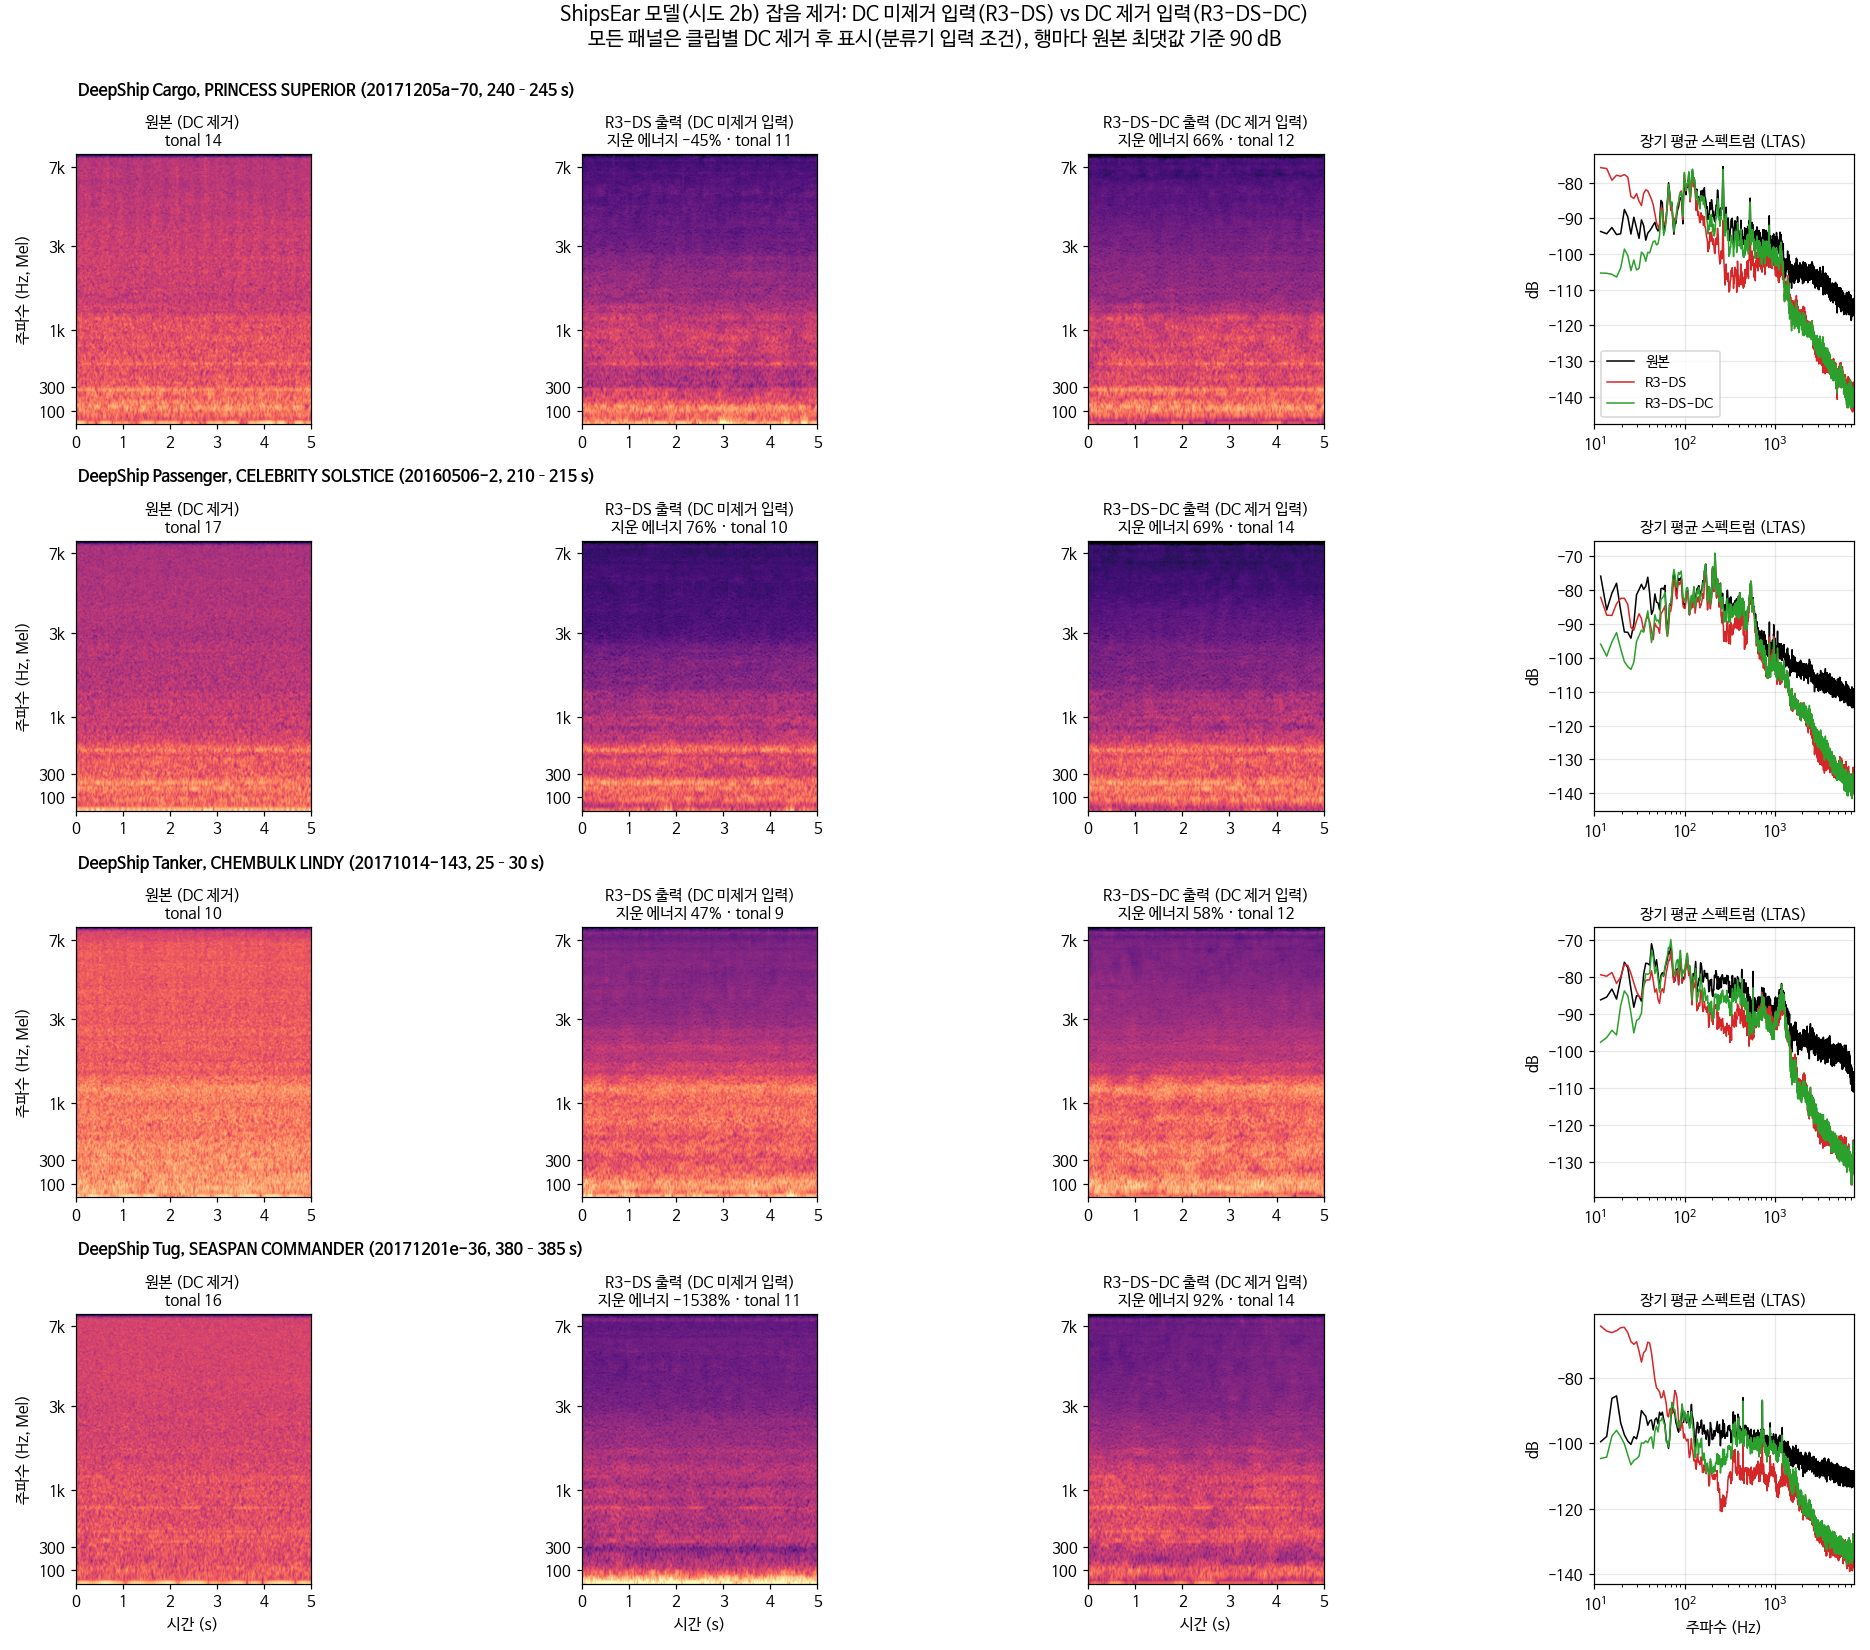

Here is the Python script that generated this plot:
"""R3-DS(DC 미제거 입력) vs R3-DS-DC(5 s DC 제거 입력) 잡음 제거 출력 비교, DeepShip 클래스별 1클립.
선택 규칙: 클래스마다 전체 5 s 클립에서 seed 0으로 20개 → 원본 tonal 수 중앙값 클립.
표시: 모든 패널은 클립별 DC 제거 후(분류기 입력과 같은 조건), 행마다 원본 최댓값 기준 90 dB.
"""
import os, sys, json, numpy as np, soundfile as sf, soxr, torch, torchaudio
import matplotlib; matplotlib.use("Agg"); import matplotlib.pyplot as plt
from matplotlib import font_manager as fm
from scipy.signal import welch
sys.path.insert(0, "/jhlee/UWShipNoise/thesis"); from core.evaluate import tonal
fm.fontManager.addfont("/usr/share/fonts/truetype/nanum/NanumBarunGothic.ttf")
plt.rcParams["font.family"] = "NanumBarunGothic"; plt.rcParams["axes.unicode_minus"] = False
SR, N = 16000, 80000; DS = "/jhlee/UWShipNoise/data/deepship"; O = "/jhlee/UWShipNoise/denoising/FocuS-MN/outputs"
rng = np.random.default_rng(0); OUT = os.path.dirname(os.path.abspath(__file__))
import pandas as pd
sid = pd.read_csv(f"{DS}/ship_id.csv", header=None, names=["cls", "rec", "ship", "a", "b", "c", "d"]).set_index("rec").ship.to_dict()
def raw(p):
    x, sr = sf.read(p, dtype="float32", always_2d=True); x = x[:, 0]
    return soxr.resample(x, sr, SR, quality="VHQ").astype(np.float32) if sr != SR else x
dc = lambda x: (x - x.mean()).astype(np.float32)
rows = []
for cls in ["Cargo", "Passenger", "Tanker", "Tug"]:
    cands = []
    for rec in sorted(os.listdir(f"{O}/deepship_denoised_dc/{cls}")):
        for w in os.listdir(f"{O}/deepship_denoised_dc/{cls}/{rec}"):
            n = sf.info(f"{O}/deepship_denoised_dc/{cls}/{rec}/{w}").frames // N
            cands += [(cls, rec, w, k) for k in range(n)]
    pick = [cands[i] for i in rng.choice(len(cands), 20, replace=False)]
    cache = {}
    def clip(src, c):
        cls, rec, w, k = c
        key = (src, cls, rec, w)
        if key not in cache: cache[key] = raw(f"{DS}/{cls}/{rec}/{w}") if src == "raw" else sf.read(f"{O}/{src}/{cls}/{rec}/{w}", dtype="float32")[0]
        return dc(cache[key][k * N:(k + 1) * N])
    nl = [tonal.analyze(clip("raw", c))["n_lines"] for c in pick]
    c = pick[int(np.argsort(nl, kind="stable")[len(nl) // 2])]
    rows.append((c, [clip("raw", c), clip("deepship_denoised", c), clip("deepship_denoised_dc", c)]))
mel = torchaudio.transforms.MelSpectrogram(sample_rate=SR, n_fft=2048, win_length=1024, hop_length=256, n_mels=256, power=2.0)
mdb = lambda x: 10 * np.log10(mel(torch.from_numpy(x)).numpy() + 1e-12)
E = lambda x: float(np.sum(x.astype(np.float64) ** 2))
mf = torchaudio.functional.melscale_fbanks(1025, 0, 8000, 256, SR).numpy()
centers = (np.arange(1025) * SR / 2048) @ mf / np.maximum(mf.sum(0), 1e-9)
cols = ["원본 (DC 제거)", "R3-DS 출력 (DC 미제거 입력)", "R3-DS-DC 출력 (DC 제거 입력)"]
fig, ax = plt.subplots(4, 4, figsize=(17, 15), gridspec_kw=dict(width_ratios=[1, 1, 1, 1.1])); st = []
for i, ((cls, rec, w, k), ys) in enumerate(rows):
    vmax = mdb(ys[0]).max()
    for j, y in enumerate(ys):
        a = ax[i, j]; a.imshow(mdb(y), origin="lower", aspect="auto", vmin=vmax - 90, vmax=vmax, cmap="magma", extent=[0, 5, 0, 256])
        tk = [100, 300, 1000, 3000, 7000]; a.set_yticks([np.argmin(np.abs(centers - t)) for t in tk]); a.set_yticklabels(["100", "300", "1k", "3k", "7k"])
        nt = tonal.analyze(y)["n_lines"]; rm = 100 * (1 - E(y) / E(ys[0]))
        a.set_title(f"{cols[j]}\ntonal {nt}" if j == 0 else f"{cols[j]}\n지운 에너지 {rm:.0f}% · tonal {nt}", fontsize=10)
        if j == 0: a.set_ylabel("주파수 (Hz, Mel)")
        if i == 3: a.set_xlabel("시간 (s)")
        st.append(dict(cls=cls, rec=rec, k=k, col=cols[j], removed=round(rm, 1), tonal=int(nt)))
    a = ax[i, 3]
    for y, c, l in zip(ys, ["k", "tab:red", "tab:green"], ["원본", "R3-DS", "R3-DS-DC"]):
        f, P = welch(y, SR, nperseg=8192); m = (f >= 10) & (f <= 7500); a.semilogx(f[m], 10 * np.log10(P[m] + 1e-20), c, lw=1, label=l)
    a.set_xlim(10, 7500); a.grid(alpha=.3); a.set_title("장기 평균 스펙트럼 (LTAS)", fontsize=10); a.set_ylabel("dB")
    if i == 0: a.legend(fontsize=9)
    if i == 3: a.set_xlabel("주파수 (Hz)")
    ax[i, 0].text(0.01, 1.22, f"DeepShip {cls}, {sid.get(rec, '?')} ({rec}, {5*k}–{5*k+5} s)", transform=ax[i, 0].transAxes, fontsize=10.5, weight="bold")
fig.suptitle("ShipsEar 모델(시도 2b) 잡음 제거: DC 미제거 입력(R3-DS) vs DC 제거 입력(R3-DS-DC)\n모든 패널은 클립별 DC 제거 후 표시(분류기 입력 조건), 행마다 원본 최댓값 기준 90 dB", fontsize=13, y=0.998)
fig.tight_layout(); fig.savefig(os.path.join(OUT, "dsdc.png"), dpi=110)
json.dump(st, open(os.path.join(OUT, "dsdc.json"), "w"), ensure_ascii=False, indent=0)
for s in st: print(s)
